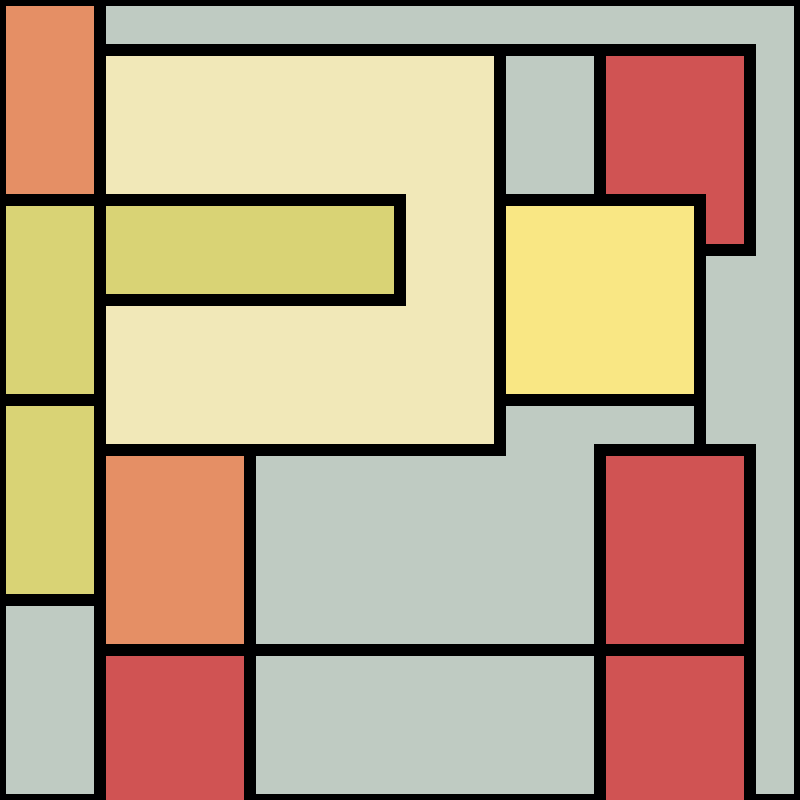
Frame 1 (no input)
Frame 60 (no input): identical to frame 1, image omitted
Frame 120 (the mouse pressed at the canvas centre since frame 60): identical to frame 1, image omitted

The p5.js sketch that drew this single still picture (run headless with seeded random() and noise() and a simulated clock; from frame 60 on, the mouse is pressed at the canvas centre):

// p5.js sketch
// ── sketch.js
function setup()
{
	//create a large square canvas
	createCanvas(800, 800);
}

function draw()
{

	//set the fill colour to red
	fill(191, 203, 194);

	//set a thick stroke weight for the black lines
	strokeWeight(12);

	//draw the red rectangle 
	rect(0, 0, width, height);
	rect(100, 50, 600, 600);
	fill(241, 232, 184)
	rect(100, 50, 400, 400);
	fill(249, 231, 132)
	rect(500, 200, 200, 100);
	fill(229, 143, 101)
	rect(100, 450, 150, 200);
	fill(208, 83, 83)
	rect(100, 650, 150, 200);
	rect(600, 50, 150, 200);
	rect(600, 450, 150, 200);
	rect(600, 650, 150, 200);
	fill(241, 232, 184)
	rect(100, 50, 400, 400);
	fill(249, 231, 132)
	rect(500, 200, 200, 200);
	fill(229, 143, 101)
	rect(100, 450, 150, 200);
	rect(0, 0, 100, 200);
	fill(217, 211, 117)
	rect(0, 200, 100, 200);
	rect(0, 400, 100, 200);
	rect(100, 200, 300, 100);
	
	
	
}
